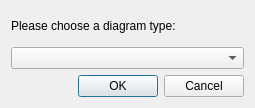
<?xml version="1.0" encoding="UTF-8"?>
<ui version="4.0">
 <class>NewDiagramDialog</class>
 <widget class="QDialog" name="NewDiagramDialog">
  <property name="windowModality">
   <enum>Qt::NonModal</enum>
  </property>
  <property name="geometry">
   <rect>
    <x>0</x>
    <y>0</y>
    <width>255</width>
    <height>108</height>
   </rect>
  </property>
  <property name="sizePolicy">
   <sizepolicy hsizetype="Preferred" vsizetype="Preferred">
    <horstretch>0</horstretch>
    <verstretch>0</verstretch>
   </sizepolicy>
  </property>
  <property name="windowTitle">
   <string>New Diagram</string>
  </property>
  <property name="locale">
   <locale language="English" country="UnitedKingdom"/>
  </property>
  <property name="modal">
   <bool>true</bool>
  </property>
  <layout class="QVBoxLayout" name="verticalLayout">
   <item>
    <widget class="QLabel" name="label1">
     <property name="text">
      <string>Please choose a diagram type:</string>
     </property>
    </widget>
   </item>
   <item>
    <widget class="QComboBox" name="comboBox"/>
   </item>
   <item>
    <widget class="QDialogButtonBox" name="buttonBox">
     <property name="standardButtons">
      <set>QDialogButtonBox::Cancel|QDialogButtonBox::Ok</set>
     </property>
    </widget>
   </item>
  </layout>
 </widget>
 <layoutdefault spacing="6" margin="11"/>
 <resources/>
 <connections>
  <connection>
   <sender>buttonBox</sender>
   <signal>accepted()</signal>
   <receiver>NewDiagramDialog</receiver>
   <slot>accept()</slot>
   <hints>
    <hint type="sourcelabel">
     <x>141</x>
     <y>52</y>
    </hint>
    <hint type="destinationlabel">
     <x>124</x>
     <y>37</y>
    </hint>
   </hints>
  </connection>
  <connection>
   <sender>buttonBox</sender>
   <signal>rejected()</signal>
   <receiver>NewDiagramDialog</receiver>
   <slot>reject()</slot>
   <hints>
    <hint type="sourcelabel">
     <x>141</x>
     <y>52</y>
    </hint>
    <hint type="destinationlabel">
     <x>124</x>
     <y>37</y>
    </hint>
   </hints>
  </connection>
 </connections>
</ui>
